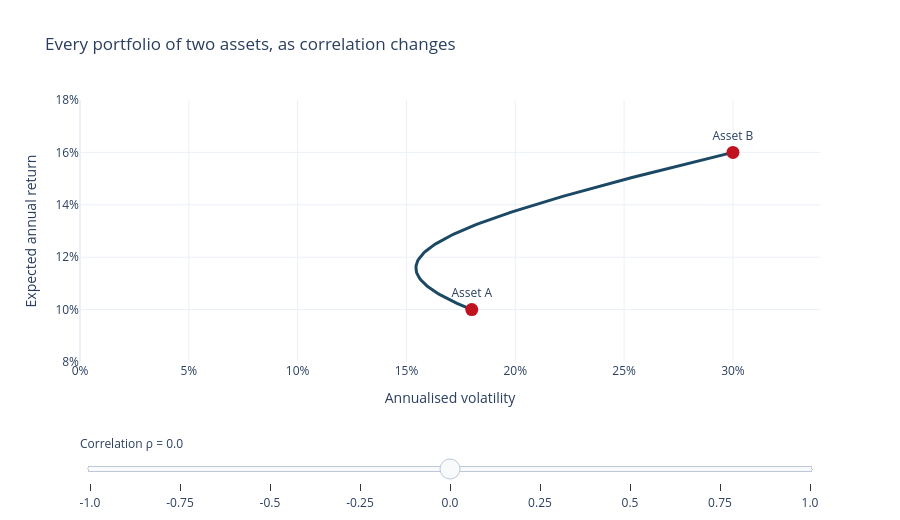

Notebook code for this chart:
### Markdown cell above
<details>
<summary><b>The portfolio variance formula</b></summary>

For weights $w$ and covariance matrix $\Sigma$, the portfolio variance is

$$\sigma_p^2 = w^\top \Sigma w = \sum_i \sum_j w_i w_j \sigma_{ij}
= \underbrace{\sum_i w_i^2 \sigma_i^2}_{\text{own variances}}
+ \underbrace{\sum_{i \neq j} w_i w_j \sigma_i \sigma_j \rho_{ij}}_{\text{co-movement}}$$

The second term is where all the action is. With $N$ assets there are $N$ variance terms and
$N(N-1)$ covariance terms — so as the portfolio grows, the covariances overwhelmingly
dominate. For 44 assets that is 44 variances against 1,892 covariances.

Two consequences follow, and both matter later:

1. **Risk is driven by co-movement, not by individual volatility.** Picking "safe" stocks
   one at a time is not a portfolio strategy.
2. **The covariance matrix is mostly covariances**, each estimated with error. Lecture 3b
   is about what that error does to you.

</details>

## 2. The diversification curve

Now the central picture of this notebook. Take two assets, vary the weight from 100% in one
to 100% in the other, and plot every resulting portfolio in risk–return space. The shape of
that curve depends **entirely** on the correlation between them.

Drag the slider. At $\rho = +1$ the curve is a straight line — no diversification benefit
at all. As $\rho$ falls the curve bows leftward, and the bow *is* the benefit. At
$\rho = -1$ it reaches the vertical axis: a perfectly hedged, zero-risk portfolio.

### Code cell
# Two synthetic assets so we can control the correlation exactly.
mu_A, sig_A = 0.10, 0.18      # lower return, lower risk
mu_B, sig_B = 0.16, 0.30      # higher return, higher risk
w_grid = np.linspace(0, 1, 101)
rho_grid = np.round(np.arange(-1.0, 1.01, 0.25), 2)

fig = go.Figure()
for k, rho_ in enumerate(rho_grid):
    cov_AB = rho_ * sig_A * sig_B
    vols = np.sqrt((w_grid * sig_A)**2 + ((1 - w_grid) * sig_B)**2
                   + 2 * w_grid * (1 - w_grid) * cov_AB)
    rets = w_grid * mu_A + (1 - w_grid) * mu_B
    fig.add_trace(go.Scatter(x=vols, y=rets, mode="lines", name=f"ρ = {rho_}",
                             visible=(rho_ == 0.0),
                             line=dict(color=AIRM_COLOURS[0], width=3),
                             hovertemplate="vol %{x:.1%}<br>return %{y:.1%}<extra></extra>"))

# The two endpoints never move, so plot them once as fixed reference points.
fig.add_trace(go.Scatter(x=[sig_A, sig_B], y=[mu_A, mu_B], mode="markers+text",
                         text=["Asset A", "Asset B"], textposition="top center",
                         marker=dict(size=13, color=AIRM_COLOURS[1]),
                         showlegend=False, hoverinfo="skip"))

steps = []
for k, rho_ in enumerate(rho_grid):
    vis = [False] * len(rho_grid) + [True]
    vis[k] = True
    steps.append(dict(label=f"{rho_}", method="update", args=[{"visible": vis}]))

fig.update_layout(
    title="Every portfolio of two assets, as correlation changes",
    template=AIRM_TEMPLATE, height=520, showlegend=False,
    xaxis=dict(title="Annualised volatility", tickformat=".0%", range=[0, 0.34]),
    yaxis=dict(title="Expected annual return", tickformat=".0%", range=[0.08, 0.18]),
    sliders=[dict(active=int(np.where(rho_grid == 0.0)[0][0]), pad=dict(t=70),
                  currentvalue=dict(prefix="Correlation ρ = "), steps=steps)])
fig.show()
